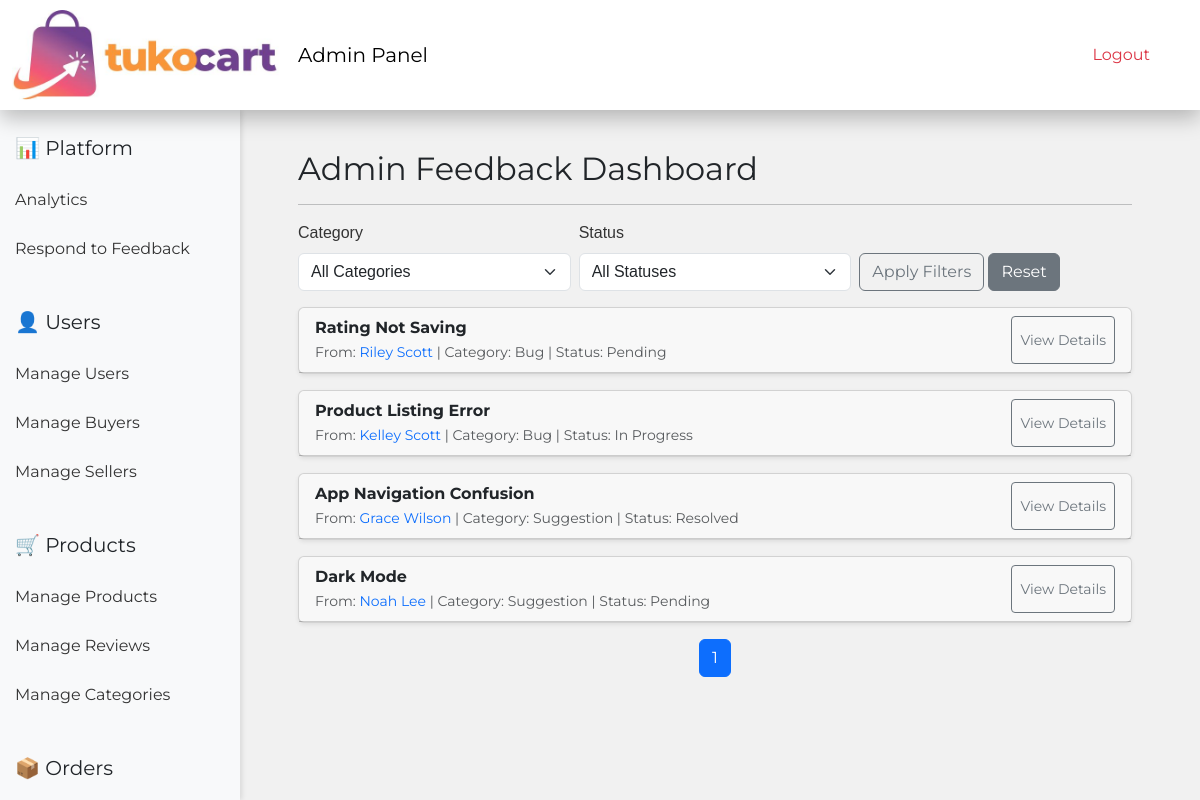
Screenshot of /pages/admin/feedback_response.php (signed in) with the database file from the repository.
### tables this page shows
CREATE TABLE `feedback` (
  `feedbackID` int(11) NOT NULL,
  `userID` int(11) NOT NULL,
  `subject` varchar(255) NOT NULL,
  `message` text NOT NULL,
  `category` enum('Feedback','Complaint','Suggestion','Bug','Other') DEFAULT 'Feedback',
  `status` enum('Pending','In Progress','Resolved','Dismissed') DEFAULT 'Pending',
  `adminReply` text DEFAULT NULL,
  `createdAt` timestamp NOT NULL DEFAULT current_timestamp(),
  `updatedAt` timestamp NOT NULL DEFAULT current_timestamp() ON UPDATE current_timestamp()
);

CREATE TABLE `users` (
  `userID` int(11) NOT NULL,
  `uFirst` varchar(50) DEFAULT NULL,
  `uLast` varchar(50) DEFAULT NULL,
  `email` varchar(100) DEFAULT NULL,
  `uPassword` varchar(255) DEFAULT NULL,
  `regDate` timestamp NOT NULL DEFAULT current_timestamp(),
  `role` enum('buyer','seller','admin') NOT NULL DEFAULT 'buyer',
  `status` enum('active','inactive') DEFAULT 'active'
);

### pages/admin/feedback_response.php (the view, shortened to what this page needs)
<?php
require '../db.php';
$category = $_GET['category'] ?? '';
$status = $_GET['status'] ?? '';
$params = [];
$types = '';
$whereClause = '';
$limit = 5;
$page = isset($_GET['page']) && is_numeric($_GET['page']) ? (int) $_GET['page'] : 1;
$offset = ($page - 1) * $limit;
$countSql = "SELECT COUNT(*) as total FROM feedback f $whereClause";
$countStmt = $conn->prepare($countSql);
$countStmt->execute();
$countResult = $countStmt->get_result();
$totalRows = $countResult->fetch_assoc()['total'];
$totalPages = ceil($totalRows / $limit);
$sql = "SELECT f.*, u.uFirst, u.uLast FROM feedback f
        JOIN users u ON f.userID = u.userID
        $whereClause
        ORDER BY f.createdAt DESC
        LIMIT ?, ?";
$stmt = $conn->prepare($sql);
$fullParams = [...$params, $offset, $limit];
$fullTypes = $types . 'ii';
$stmt->bind_param($fullTypes, ...$fullParams);
$stmt->execute();
$result = $stmt->get_result();
?>
<!DOCTYPE html>
<html lang="en">
<head>
    <link href="https://cdn.jsdelivr.net/npm/bootstrap@5.3.0/dist/css/bootstrap.min.css" rel="stylesheet">
</head>
<body>
<?php include 'admin_nav.php'; ?>
<div class="d-flex">
    <?php include 'sidebar.php'; ?>
    <div class="content-wrapper">
        <div class="container mt-4">
            <h3>Admin Feedback Dashboard</h3>
            <hr>
            <form method="get" class="row g-2 mb-3">
                <div class="col-md-4">
                    <label class="form-label">Category</label>
                    <select name="category" class="form-select">
                        <option value="">All Categories</option>
                    </select>
                </div>
                <div class="col-md-4">
                    <label class="form-label">Status</label>
                    <select name="status" class="form-select">
                        <option value="">All Statuses</option>
                    </select>
                </div>
                <div class="col-md-4 align-self-end">
                    <button type="submit" class="btn btn-outline-secondary">Apply Filters</button>
                    <a href="feedback_response.php" class="btn btn-secondary">Reset</a>
                </div>
            </form>
            <?php $i = 1; while ($row = $result->fetch_assoc()): ?>
                <div class="card my-3 shadow-sm">
                    <div class="card-header d-flex justify-content-between">
                        <div>
                            <strong><?= htmlspecialchars($row['subject']) ?></strong><br>
                            <small class="text-muted">
                                From: <a href="manage_users.php?userID=<?= $row['userID'] ?>">
                                    <?= htmlspecialchars($row['uFirst']) . ' ' . htmlspecialchars($row['uLast']) ?>
                                </a> |
                                Category: <?= $row['category'] ?> |
                                Status: <?= $row['status'] ?>
                            </small>
                        </div>
                        <button class="btn btn-outline-secondary btn-sm" type="button" data-bs-toggle="collapse"
                                data-bs-target="#feedback<?= $i ?>" aria-expanded="false"
                                aria-controls="feedback<?= $i ?>">
                            View Details
                        </button>
                    </div>
                </div>
            <?php $i++; endwhile; ?>
            <nav>
                <ul class="pagination justify-content-center">
                    <?php for ($p = 1; $p <= $totalPages; $p++): ?>
                        <li class="page-item <?= ($p == $page) ? 'active' : '' ?>">
                            <a class="page-link"
                               href="?category=<?= urlencode($category) ?>&status=<?= urlencode($status) ?>&page=<?= $p ?>"><?= $p ?></a>
                        </li>
                    <?php endfor; ?>
                </ul>
            </nav>
        </div>
    </div>
</div>
</body>
</html>

### pages/assets/css/theme.css (style rules this page uses)
* { margin: 0; padding: 0; box-sizing: border-box; }
body { background-color: #f1f1f1; background-position: 0 0; background-size: cover; font-family: 'Montserrat', Arial, Helvetica, sans-serif; padding-top: 110px; }
h1, h2, h3, h5 { font-family: 'Montserrat', Arial, Helvetica, sans-serif; font-weight: 400; padding-bottom: 6px; }
h3 { font-size: 32px; padding-bottom: 0; }
p, input, label, textarea, select { font-family: Arial, sans-serif; font-size: 16px; color: #333; }
a { text-decoration: none; }

### pages/assets/css/styleaccount.css (style rules this page uses)
.content-wrapper { margin-left: 270px; margin-right: 40px; flex: 1; min-width: 0; padding: 1rem; border-radius: 0.5rem; }

### rows the page displays
feedback: subject "Rating Not Saving", userID.uFirst "Riley", userID.uLast "Scott", category "Bug", status "Pending"
feedback: subject "Product Listing Error", userID.uFirst "Kelley", userID.uLast "Scott", category "Bug", status "In Progress"
feedback: subject "App Navigation Confusion", userID.uFirst "Grace", userID.uLast "Wilson", category "Suggestion", status "Resolved"
feedback: subject "Dark Mode", userID.uFirst "Noah", userID.uLast "Lee", category "Suggestion", status "Pending"
